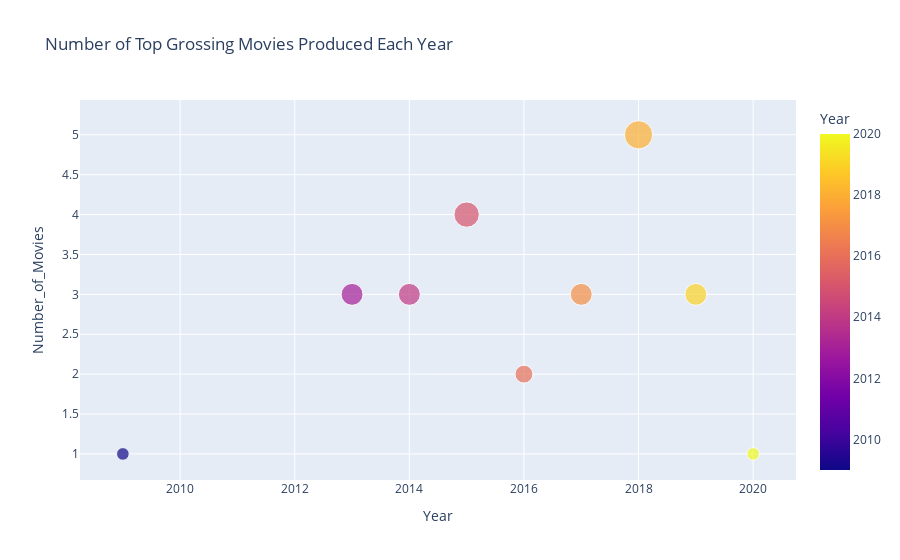

Notebook source saved alongside this figure:
### Code cell
fig = px.scatter(movies_year, x="Year", y="Number_of_Movies", size='Number_of_Movies', color='Year', title='Number of Top Grossing Movies Produced Each Year')
fig.show()

### Figure 1 — Plotly figure (JSON) as saved in the notebook; plotly's stock layout.template omitted (floating-point values rounded to 4 significant figures)
{"data": [{"hovertemplate": "Year=%{marker.color}<br>Number_of_Movies=%{marker.size}<extra></extra>", "legendgroup": "", "marker": {"color": [2020, 2019, 2018, 2017, 2016, 2015, 2014, 2013, 2009], "coloraxis": "coloraxis", "size": [1, 3, 5, 3, 2, 4, 3, 3, 1], "sizemode": "area", "sizeref": 0.0125, "symbol": "circle"}, "mode": "markers", "name": "", "showlegend": false, "type": "scatter", "x": [2020, 2019, 2018, 2017, 2016, 2015, 2014, 2013, 2009], "xaxis": "x", "y": [1, 3, 5, 3, 2, 4, 3, 3, 1], "yaxis": "y"}], "layout": {"coloraxis": {"colorbar": {"title": {"text": "Year"}}, "colorscale": [[0, "#0d0887"], [0.1111, "#46039f"], [0.2222, "#7201a8"], [0.3333, "#9c179e"], [0.4444, "#bd3786"], [0.5556, "#d8576b"], [0.6667, "#ed7953"], [0.7778, "#fb9f3a"], [0.8889, "#fdca26"], [1, "#f0f921"]]}, "legend": {"itemsizing": "constant", "tracegroupgap": 0}, "title": {"text": "Number of Top Grossing Movies Produced Each Year"}, "xaxis": {"anchor": "y", "domain": [0, 1], "title": {"text": "Year"}}, "yaxis": {"anchor": "x", "domain": [0, 1], "title": {"text": "Number_of_Movies"}}}}
